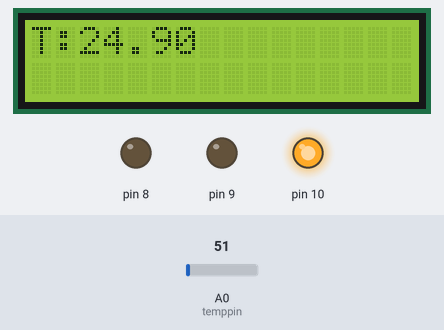
The sketch below on a simulated Arduino Uno, built with avr-gcc and run on an emulated ATmega328P. Parts: 16×2 character LCD, output pins drawn as LEDs (lit = HIGH). The test bench sets the inputs (shaded band); at power-on: A0 (temppin) = 51.

Above: at 1.2 s.
1.3 s: A0 (temppin) set to 65
At 2.9 s:
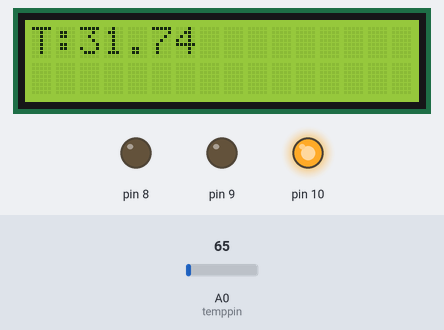
3.5 s: A0 (temppin) set to 79
At 4.6 s:
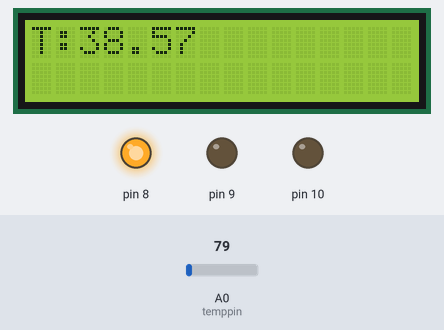
5.5 s: A0 (temppin) set to 86
At 7.5 s:
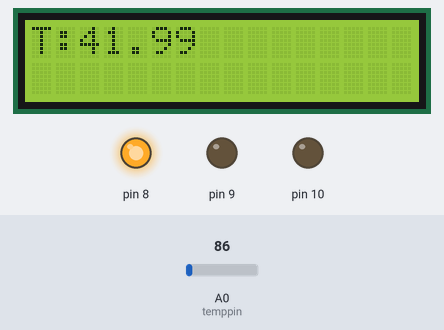
Timing chart, 0 to 9.0 s (numbered marks = the images above; inputs shaded):
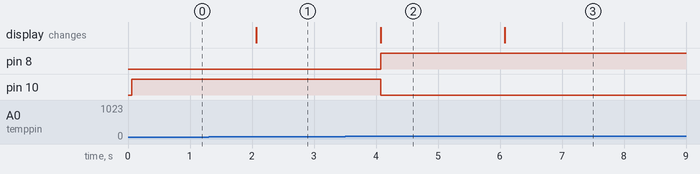

Measured:
- the behaviour switches between 71 and 72 on A0 (temppin) (found by bisection; images 1 and 2)
- after the input at 1.3 s, the display: changes after 0.77 s (image 1)
- after the input at 3.5 s, pin 8: LOW → HIGH after 0.57 s; pin 10: HIGH → LOW after 0.57 s; the display: changes after 0.57 s (image 2)
- after the input at 5.5 s, the display: changes after 0.58 s (image 3)

The sketch:

exp_7.ino
```cpp
#include <LiquidCrystal.h> //Load Liquid Crystal Library
LiquidCrystal LCD(2,3,4,5,6,7);  //Create Liquid Crystal Object called LCD
int temppin = A0;
float temp = 0;

void setup()
{
LCD.begin(16,2); //Tell Arduino to start your 16 column 2 row LCD
Serial.begin(9600);
  pinMode(8, OUTPUT);
  pinMode(9, OUTPUT);
  pinMode(10, OUTPUT);
  digitalWrite(8, LOW);    // turn the LED off by making the voltage LOW
  digitalWrite(9, LOW);    // turn the LED off by making the voltage LOW
  digitalWrite(10, HIGH);    // turn the LED off by making the voltage LOW
}

void loop()
{
  temp = analogRead(temppin);
  temp = temp * 0.48828125;


LCD.setCursor(0,0);  //Set LCD cursor to upper left corner, column 0, row 0
LCD.print("T:");  //Print Message on First Row
LCD.setCursor(2,0);  //Set LCD cursor to upper left corner, column 0, row 0
LCD.print("    ");  //Print Message on First Row
LCD.setCursor(2,0);  //Set LCD cursor to upper left corner, column 0, row 0
LCD.print(temp);  //Print Message on First Row
if(temp>35)
{
  digitalWrite(8, HIGH);    // turn the LED off by making the voltage LOW
  digitalWrite(9, LOW);    // turn the LED off by making the voltage LOW
  digitalWrite(10, LOW);    // turn the LED off by making the voltage LOW
}
if(temp<35)
{
digitalWrite(8, LOW);    // turn the LED off by making the voltage LOW
digitalWrite(9, LOW);    // turn the LED off by making the voltage LOW
digitalWrite(10, HIGH);    // turn the LED off by making the voltage LOW
}
delay(1000);
   }
```
